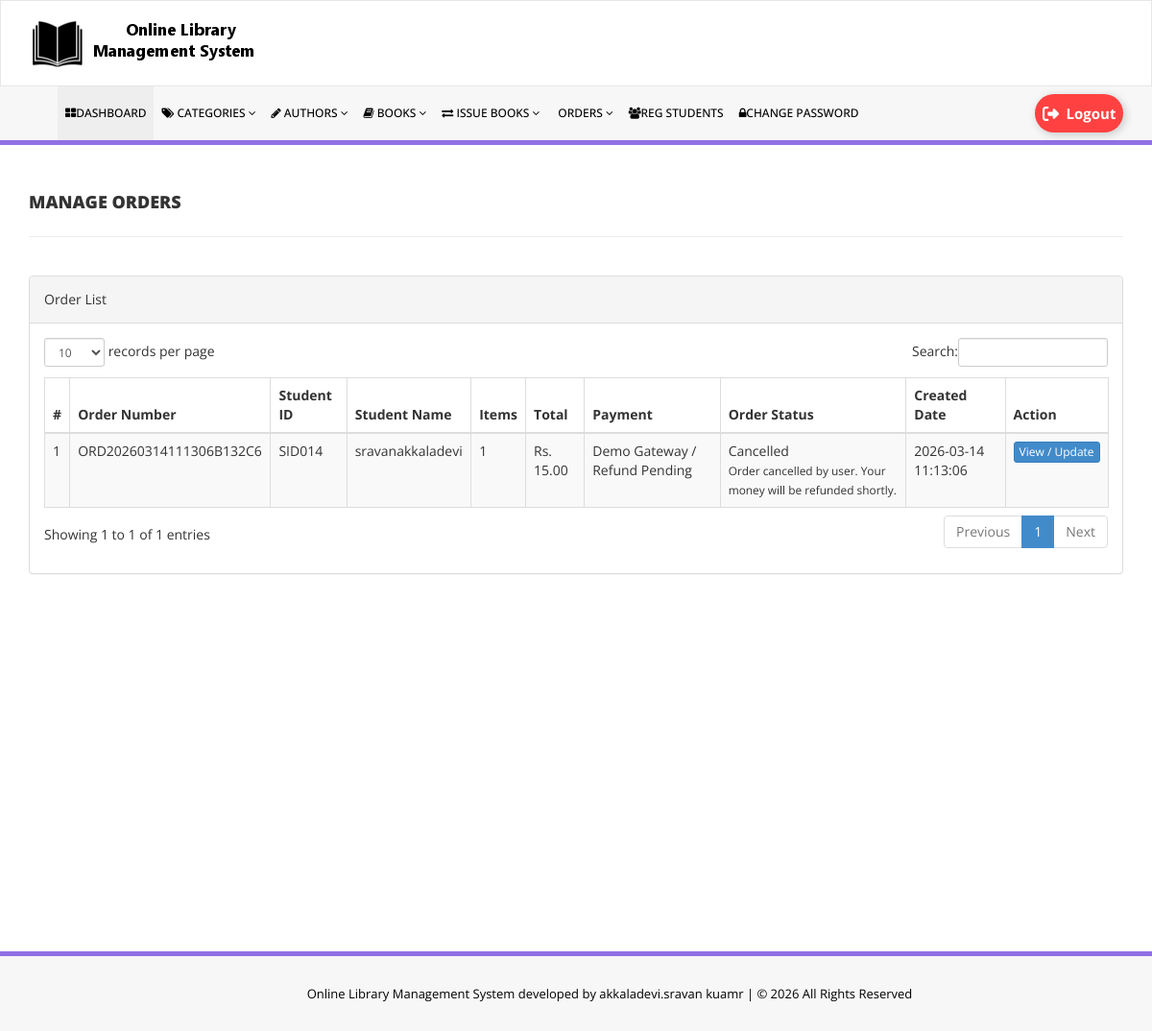
Screenshot of /admin/manage-orders.php (signed in) with the database file from the repository.
### tables this page shows
CREATE TABLE `tblorders` (
  `id` int NOT NULL AUTO_INCREMENT,
  `OrderNumber` varchar(40) NOT NULL,
  `StudentId` varchar(100) NOT NULL,
  `TotalAmount` decimal(10,2) NOT NULL DEFAULT '0.00',
  `PaymentMethod` varchar(50) NOT NULL DEFAULT 'demo_gateway',
  `PaymentProvider` varchar(50) DEFAULT NULL,
  `PaymentStatus` varchar(50) NOT NULL DEFAULT 'paid',
  `OrderStatus` varchar(50) NOT NULL DEFAULT 'placed',
  `StatusNote` mediumtext,
  `TransactionId` varchar(120) DEFAULT NULL,
  `CreatedDate` timestamp NULL DEFAULT CURRENT_TIMESTAMP,
  `UpdatedDate` timestamp NULL DEFAULT NULL ON UPDATE CURRENT_TIMESTAMP,
  PRIMARY KEY (`id`),
  UNIQUE KEY `uniq_order_number` (`OrderNumber`),
  KEY `idx_orders_student` (`StudentId`)
);

### includes/store-helpers.php (called while the page is built, shortened)
<?php
if (!function_exists('getInventoryIssueJoinSql')) {
function getOrderStatusOptions()
{
return array(
'placed' => 'Placed',
'packed' => 'Packed',
'in_transit' => 'In Transit',
'out_for_delivery' => 'Out For Delivery',
'delivered' => 'Delivered',
'completed' => 'Completed',
'cancelled' => 'Cancelled',
);
}
function getPaymentStatusOptions()
{
return array(
'pending_confirmation' => 'Pending Counter Confirmation',
'paid' => 'Paid',
'payment_rejected' => 'Offline Payment Not Approved',
'refund_pending' => 'Refund Pending',
'refunded' => 'Refunded',
);
}
function formatOrderStatusLabel($orderStatus)
{
$statuses=getOrderStatusOptions();
if(isset($statuses[$orderStatus]))
{
return $statuses[$orderStatus];
}
return ucwords(str_replace('_', ' ', (string)$orderStatus));
}
function formatPaymentStatusLabel($paymentStatus)
{
$statuses=getPaymentStatusOptions();
if(isset($statuses[$paymentStatus]))
{
return $statuses[$paymentStatus];
}
return ucwords(str_replace('_', ' ', (string)$paymentStatus));
}
}
?>

### admin/manage-orders.php (the view, shortened to what this page needs)
<?php
include('includes/config.php');
include_once('../includes/store-helpers.php');
?>
<!DOCTYPE html>
<html xmlns="http://www.w3.org/1999/xhtml">
<head>
    <link href="assets/css/bootstrap.css" rel="stylesheet" />
    <link href="assets/css/font-awesome.css" rel="stylesheet" />
    <link href="assets/js/dataTables/dataTables.bootstrap.css" rel="stylesheet" />
    <link href="assets/css/style.css" rel="stylesheet" />
</head>
<body>
<?php include('includes/header.php');?>
    <div class="content-wrapper">
         <div class="container">
        <div class="row pad-botm">
            <div class="col-md-12">
                <h4 class="header-line">Manage Orders</h4>
            </div>
        </div>
        <div class="row">
            <div class="col-md-12">
                <div class="panel panel-default">
                    <div class="panel-heading">
                        Order List
                    </div>
                    <div class="panel-body">
                        <div class="table-responsive">
                            <table class="table table-striped table-bordered table-hover" id="dataTables-example">
                                <thead>
                                    <tr>
                                        <th>#</th>
                                        <th>Order Number</th>
                                        <th>Student ID</th>
                                        <th>Student Name</th>
                                        <th>Items</th>
                                        <th>Total</th>
                                        <th>Payment</th>
                                        <th>Order Status</th>
                                        <th>Created Date</th>
                                        <th>Action</th>
                                    </tr>
                                </thead>
                                <tbody>
<?php
$sql="SELECT tblorders.id,tblorders.OrderNumber,tblorders.TotalAmount,tblorders.PaymentProvider,tblorders.PaymentStatus,
tblorders.OrderStatus,tblorders.StatusNote,tblorders.CreatedDate,tblstudents.StudentId,tblstudents.FullName,
COALESCE(order_items.totalItems,0) AS totalItems
FROM tblorders
JOIN tblstudents ON tblstudents.StudentId=tblorders.StudentId
LEFT JOIN (
SELECT OrderId,SUM(Quantity) AS totalItems
FROM tblorderitems
GROUP BY OrderId
) order_items ON order_items.OrderId=tblorders.id
ORDER BY FIELD(tblorders.PaymentStatus,'refund_pending','paid','refunded'), FIELD(tblorders.OrderStatus,'placed','packed','in_transit','out_for_delivery','delivered','completed','cancelled'), tblorders.id DESC";
$query=$dbh->prepare($sql);
$query->execute();
$results=$query->fetchAll(PDO::FETCH_OBJ);
$cnt=1;
if($query->rowCount() > 0)
{
foreach($results as $result)
{
?>
                                    <tr>
                                        <td><?php echo htmlentities($cnt);?></td>
                                        <td><?php echo htmlentities($result->OrderNumber);?></td>
                                        <td><?php echo htmlentities($result->StudentId);?></td>
                                        <td><?php echo htmlentities($result->FullName);?></td>
                                        <td><?php echo htmlentities($result->totalItems);?></td>
                                        <td>Rs. <?php echo htmlentities(number_format((float)$result->TotalAmount,2));?></td>
                                        <td><?php echo htmlentities($result->PaymentProvider . ' / ' . formatPaymentStatusLabel($result->PaymentStatus));?></td>
                                        <td>
                                            <?php echo htmlentities(formatOrderStatusLabel($result->OrderStatus));?>
<?php if(trim((string)$result->StatusNote)!==''){ ?>
                                            <br /><small><?php echo htmlentities($result->StatusNote);?></small>
<?php } ?>
                                        </td>
                                        <td><?php echo htmlentities($result->CreatedDate);?></td>
                                        <td><a href="update-order.php?orderid=<?php echo htmlentities($result->id);?>" class="btn btn-primary btn-xs">View / Update</a></td>
                                    </tr>
<?php
$cnt=$cnt+1;
}}
?>
                                </tbody>
                            </table>
                        </div>
                    </div>
                </div>
            </div>
        </div>
    </div>
    </div>
<?php include('includes/footer.php');?>
</body>
</html>

### admin/assets/css/style.css (style rules this page uses)
.content-wrapper { margin-top: 40px; min-height:800px; padding-bottom:90px; }
.header-line { font-weight:900; padding-bottom:25px; border-bottom:1px solid #eeeeee; text-transform:uppercase; }
.pad-botm { padding-bottom:30px; }

### rows the page displays
tblorders: OrderNumber "ORD20260314111306B132C6", StudentId "SID014", FullName "sravanakkaladevi", totalItems "1", TotalAmount "15.00", PaymentProvider+PaymentStatus "Demo Gateway / Refund Pending", OrderStatus "Cancelled", StatusNote "Order cancelled by user. Your money will be refunded shortly.", CreatedDate "2026-03-14 11:13:06"
